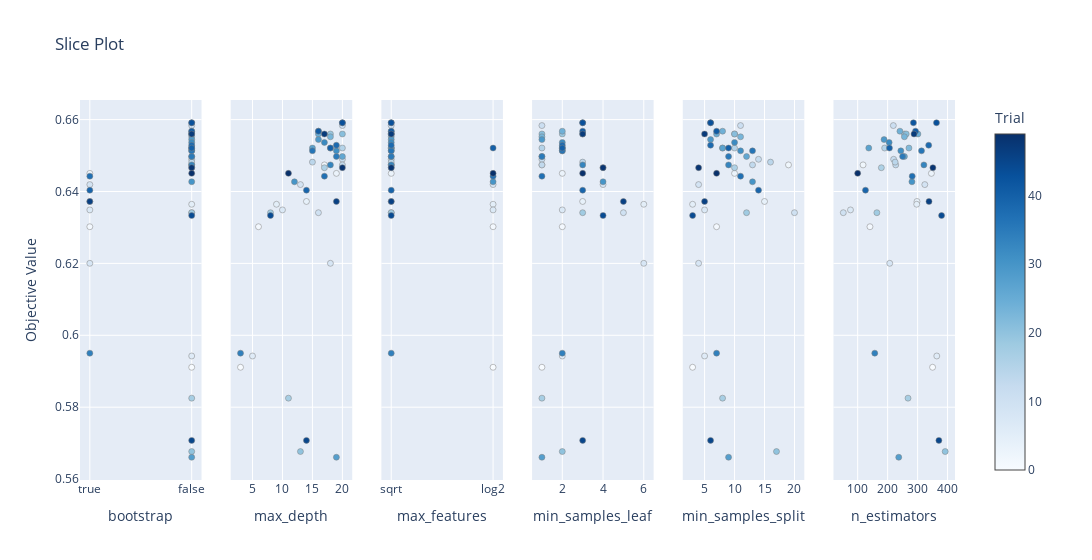

Notebook cell for this chart:
### Code cell
# 3. Slice Plot
plot_slice(study).show()

### Figure 1 — Plotly figure (JSON) as saved in the notebook; plotly's stock layout.template omitted (floating-point values rounded to 4 significant figures)
{"data": [{"marker": {"color": [0, 1, 2, 3, 4, 5, 6, 7, 8, 9, 10, 11, 12, 13, 14, 15, 16, 17, 18, 19, 20, 21, 22, 23, 24, 25, 26, 27, 28, 29, 30, 31, 32, 33, 34, 35, 36, 37, 38, 39, 40, 41, 42, 43, 44, 45, 46, 47, 48, 49], "colorbar": {"title": {"text": "Trial"}, "x": 1, "xpad": 40}, "colorscale": [[0, "rgb(247,251,255)"], [0.125, "rgb(222,235,247)"], [0.25, "rgb(198,219,239)"], [0.375, "rgb(158,202,225)"], [0.5, "rgb(107,174,214)"], [0.625, "rgb(66,146,198)"], [0.75, "rgb(33,113,181)"], [0.875, "rgb(8,81,156)"], [1, "rgb(8,48,107)"]], "line": {"color": "Grey", "width": 0.5}, "showscale": true}, "mode": "markers", "name": "Feasible Trial", "showlegend": false, "type": "scatter", "x": [false, true, false, true, true, false, false, true, true, true, false, false, false, false, false, false, false, false, false, false, false, false, false, false, false, false, false, false, false, false, false, false, false, false, true, false, false, true, false, true, false, false, false, false, false, false, true, false, false, false], "xaxis": "x", "y": [0.5911, 0.6302, 0.6474, 0.645, 0.6372, 0.6365, 0.5942, 0.6349, 0.62, 0.6419, 0.6341, 0.6583, 0.649, 0.6474, 0.6482, 0.6521, 0.6466, 0.5825, 0.6341, 0.656, 0.5677, 0.656, 0.6521, 0.6552, 0.6568, 0.656, 0.6497, 0.6521, 0.5661, 0.6544, 0.6427, 0.6513, 0.6537, 0.6474, 0.595, 0.6497, 0.6513, 0.6443, 0.6529, 0.6404, 0.6521, 0.6568, 0.6591, 0.6591, 0.6333, 0.5708, 0.6372, 0.656, 0.6466, 0.6451], "yaxis": "y"}, {"marker": {"color": [0, 1, 2, 3, 4, 5, 6, 7, 8, 9, 10, 11, 12, 13, 14, 15, 16, 17, 18, 19, 20, 21, 22, 23, 24, 25, 26, 27, 28, 29, 30, 31, 32, 33, 34, 35, 36, 37, 38, 39, 40, 41, 42, 43, 44, 45, 46, 47, 48, 49], "colorbar": {"title": {"text": "Trial"}, "x": 1, "xpad": 40}, "colorscale": [[0, "rgb(247,251,255)"], [0.125, "rgb(222,235,247)"], [0.25, "rgb(198,219,239)"], [0.375, "rgb(158,202,225)"], [0.5, "rgb(107,174,214)"], [0.625, "rgb(66,146,198)"], [0.75, "rgb(33,113,181)"], [0.875, "rgb(8,81,156)"], [1, "rgb(8,48,107)"]], "line": {"color": "Grey", "width": 0.5}, "showscale": false}, "mode": "markers", "name": "Feasible Trial", "showlegend": false, "type": "scatter", "x": [3, 6, 17, 19, 14, 9, 5, 10, 18, 13, 16, 20, 20, 20, 15, 20, 17, 11, 8, 18, 13, 20, 18, 18, 16, 16, 20, 15, 19, 16, 12, 19, 17, 18, 3, 19, 15, 17, 19, 14, 18, 16, 20, 20, 8, 14, 19, 17, 20, 11], "xaxis": "x2", "y": [0.5911, 0.6302, 0.6474, 0.645, 0.6372, 0.6365, 0.5942, 0.6349, 0.62, 0.6419, 0.6341, 0.6583, 0.649, 0.6474, 0.6482, 0.6521, 0.6466, 0.5825, 0.6341, 0.656, 0.5677, 0.656, 0.6521, 0.6552, 0.6568, 0.656, 0.6497, 0.6521, 0.5661, 0.6544, 0.6427, 0.6513, 0.6537, 0.6474, 0.595, 0.6497, 0.6513, 0.6443, 0.6529, 0.6404, 0.6521, 0.6568, 0.6591, 0.6591, 0.6333, 0.5708, 0.6372, 0.656, 0.6466, 0.6451], "yaxis": "y2"}, {"marker": {"color": [0, 1, 2, 3, 4, 5, 6, 7, 8, 9, 10, 11, 12, 13, 14, 15, 16, 17, 18, 19, 20, 21, 22, 23, 24, 25, 26, 27, 28, 29, 30, 31, 32, 33, 34, 35, 36, 37, 38, 39, 40, 41, 42, 43, 44, 45, 46, 47, 48, 49], "colorbar": {"title": {"text": "Trial"}, "x": 1, "xpad": 40}, "colorscale": [[0, "rgb(247,251,255)"], [0.125, "rgb(222,235,247)"], [0.25, "rgb(198,219,239)"], [0.375, "rgb(158,202,225)"], [0.5, "rgb(107,174,214)"], [0.625, "rgb(66,146,198)"], [0.75, "rgb(33,113,181)"], [0.875, "rgb(8,81,156)"], [1, "rgb(8,48,107)"]], "line": {"color": "Grey", "width": 0.5}, "showscale": false}, "mode": "markers", "name": "Feasible Trial", "showlegend": false, "type": "scatter", "x": ["log2", "log2", "sqrt", "sqrt", "sqrt", "log2", null, "log2", null, "log2", "sqrt", "sqrt", "sqrt", "sqrt", "sqrt", "sqrt", "sqrt", null, "sqrt", "sqrt", null, "sqrt", "sqrt", "sqrt", "sqrt", "sqrt", "sqrt", "sqrt", null, "sqrt", "log2", "sqrt", "sqrt", "sqrt", "sqrt", "sqrt", "sqrt", "log2", "sqrt", "sqrt", "log2", "sqrt", "sqrt", "sqrt", "sqrt", null, "sqrt", "sqrt", "sqrt", "log2"], "xaxis": "x3", "y": [0.5911, 0.6302, 0.6474, 0.645, 0.6372, 0.6365, 0.5942, 0.6349, 0.62, 0.6419, 0.6341, 0.6583, 0.649, 0.6474, 0.6482, 0.6521, 0.6466, 0.5825, 0.6341, 0.656, 0.5677, 0.656, 0.6521, 0.6552, 0.6568, 0.656, 0.6497, 0.6521, 0.5661, 0.6544, 0.6427, 0.6513, 0.6537, 0.6474, 0.595, 0.6497, 0.6513, 0.6443, 0.6529, 0.6404, 0.6521, 0.6568, 0.6591, 0.6591, 0.6333, 0.5708, 0.6372, 0.656, 0.6466, 0.6451], "yaxis": "y3"}, {"marker": {"color": [0, 1, 2, 3, 4, 5, 6, 7, 8, 9, 10, 11, 12, 13, 14, 15, 16, 17, 18, 19, 20, 21, 22, 23, 24, 25, 26, 27, 28, 29, 30, 31, 32, 33, 34, 35, 36, 37, 38, 39, 40, 41, 42, 43, 44, 45, 46, 47, 48, 49], "colorbar": {"title": {"text": "Trial"}, "x": 1, "xpad": 40}, "colorscale": [[0, "rgb(247,251,255)"], [0.125, "rgb(222,235,247)"], [0.25, "rgb(198,219,239)"], [0.375, "rgb(158,202,225)"], [0.5, "rgb(107,174,214)"], [0.625, "rgb(66,146,198)"], [0.75, "rgb(33,113,181)"], [0.875, "rgb(8,81,156)"], [1, "rgb(8,48,107)"]], "line": {"color": "Grey", "width": 0.5}, "showscale": false}, "mode": "markers", "name": "Feasible Trial", "showlegend": false, "type": "scatter", "x": [1, 2, 1, 2, 3, 6, 2, 2, 6, 4, 5, 1, 1, 1, 3, 1, 4, 1, 3, 2, 2, 1, 2, 1, 2, 3, 1, 2, 1, 1, 4, 2, 2, 3, 2, 1, 2, 1, 2, 3, 2, 3, 3, 3, 4, 3, 5, 3, 4, 3], "xaxis": "x4", "y": [0.5911, 0.6302, 0.6474, 0.645, 0.6372, 0.6365, 0.5942, 0.6349, 0.62, 0.6419, 0.6341, 0.6583, 0.649, 0.6474, 0.6482, 0.6521, 0.6466, 0.5825, 0.6341, 0.656, 0.5677, 0.656, 0.6521, 0.6552, 0.6568, 0.656, 0.6497, 0.6521, 0.5661, 0.6544, 0.6427, 0.6513, 0.6537, 0.6474, 0.595, 0.6497, 0.6513, 0.6443, 0.6529, 0.6404, 0.6521, 0.6568, 0.6591, 0.6591, 0.6333, 0.5708, 0.6372, 0.656, 0.6466, 0.6451], "yaxis": "y4"}, {"marker": {"color": [0, 1, 2, 3, 4, 5, 6, 7, 8, 9, 10, 11, 12, 13, 14, 15, 16, 17, 18, 19, 20, 21, 22, 23, 24, 25, 26, 27, 28, 29, 30, 31, 32, 33, 34, 35, 36, 37, 38, 39, 40, 41, 42, 43, 44, 45, 46, 47, 48, 49], "colorbar": {"title": {"text": "Trial"}, "x": 1, "xpad": 40}, "colorscale": [[0, "rgb(247,251,255)"], [0.125, "rgb(222,235,247)"], [0.25, "rgb(198,219,239)"], [0.375, "rgb(158,202,225)"], [0.5, "rgb(107,174,214)"], [0.625, "rgb(66,146,198)"], [0.75, "rgb(33,113,181)"], [0.875, "rgb(8,81,156)"], [1, "rgb(8,48,107)"]], "line": {"color": "Grey", "width": 0.5}, "showscale": false}, "mode": "markers", "name": "Feasible Trial", "showlegend": false, "type": "scatter", "x": [3, 7, 19, 10, 15, 3, 5, 5, 4, 4, 20, 11, 14, 13, 16, 10, 10, 8, 12, 10, 17, 10, 8, 11, 8, 7, 12, 8, 9, 6, 13, 11, 10, 9, 7, 9, 13, 11, 6, 14, 9, 7, 6, 6, 3, 6, 5, 5, 4, 7], "xaxis": "x5", "y": [0.5911, 0.6302, 0.6474, 0.645, 0.6372, 0.6365, 0.5942, 0.6349, 0.62, 0.6419, 0.6341, 0.6583, 0.649, 0.6474, 0.6482, 0.6521, 0.6466, 0.5825, 0.6341, 0.656, 0.5677, 0.656, 0.6521, 0.6552, 0.6568, 0.656, 0.6497, 0.6521, 0.5661, 0.6544, 0.6427, 0.6513, 0.6537, 0.6474, 0.595, 0.6497, 0.6513, 0.6443, 0.6529, 0.6404, 0.6521, 0.6568, 0.6591, 0.6591, 0.6333, 0.5708, 0.6372, 0.656, 0.6466, 0.6451], "yaxis": "y5"}, {"marker": {"color": [0, 1, 2, 3, 4, 5, 6, 7, 8, 9, 10, 11, 12, 13, 14, 15, 16, 17, 18, 19, 20, 21, 22, 23, 24, 25, 26, 27, 28, 29, 30, 31, 32, 33, 34, 35, 36, 37, 38, 39, 40, 41, 42, 43, 44, 45, 46, 47, 48, 49], "colorbar": {"title": {"text": "Trial"}, "x": 1, "xpad": 40}, "colorscale": [[0, "rgb(247,251,255)"], [0.125, "rgb(222,235,247)"], [0.25, "rgb(198,219,239)"], [0.375, "rgb(158,202,225)"], [0.5, "rgb(107,174,214)"], [0.625, "rgb(66,146,198)"], [0.75, "rgb(33,113,181)"], [0.875, "rgb(8,81,156)"], [1, "rgb(8,48,107)"]], "line": {"color": "Grey", "width": 0.5}, "showscale": false}, "mode": "markers", "name": "Feasible Trial", "showlegend": false, "type": "scatter", "x": [350, 141, 118, 346, 298, 297, 364, 76, 207, 324, 52, 219, 220, 227, 225, 190, 179, 268, 164, 256, 392, 262, 271, 256, 241, 301, 256, 137, 237, 188, 281, 244, 205, 321, 157, 250, 313, 282, 337, 126, 206, 293, 286, 363, 380, 371, 338, 288, 351, 100], "xaxis": "x6", "y": [0.5911, 0.6302, 0.6474, 0.645, 0.6372, 0.6365, 0.5942, 0.6349, 0.62, 0.6419, 0.6341, 0.6583, 0.649, 0.6474, 0.6482, 0.6521, 0.6466, 0.5825, 0.6341, 0.656, 0.5677, 0.656, 0.6521, 0.6552, 0.6568, 0.656, 0.6497, 0.6521, 0.5661, 0.6544, 0.6427, 0.6513, 0.6537, 0.6474, 0.595, 0.6497, 0.6513, 0.6443, 0.6529, 0.6404, 0.6521, 0.6568, 0.6591, 0.6591, 0.6333, 0.5708, 0.6372, 0.656, 0.6466, 0.6451], "yaxis": "y6"}], "layout": {"title": {"text": "Slice Plot"}, "width": 1800, "xaxis": {"anchor": "y", "categoryarray": [true, false], "categoryorder": "array", "domain": [0, 0.1389], "title": {"text": "bootstrap"}, "type": "category"}, "xaxis2": {"anchor": "y2", "domain": [0.1722, 0.3111], "title": {"text": "max_depth"}}, "xaxis3": {"anchor": "y3", "categoryarray": ["sqrt", "log2", null], "categoryorder": "array", "domain": [0.3444, 0.4833], "title": {"text": "max_features"}, "type": "category"}, "xaxis4": {"anchor": "y4", "domain": [0.5167, 0.6556], "title": {"text": "min_samples_leaf"}}, "xaxis5": {"anchor": "y5", "domain": [0.6889, 0.8278], "title": {"text": "min_samples_split"}}, "xaxis6": {"anchor": "y6", "domain": [0.8611, 1], "title": {"text": "n_estimators"}}, "yaxis": {"anchor": "x", "domain": [0, 1], "title": {"text": "Objective Value"}}, "yaxis2": {"anchor": "x2", "domain": [0, 1], "matches": "y", "showticklabels": false}, "yaxis3": {"anchor": "x3", "domain": [0, 1], "matches": "y", "showticklabels": false}, "yaxis4": {"anchor": "x4", "domain": [0, 1], "matches": "y", "showticklabels": false}, "yaxis5": {"anchor": "x5", "domain": [0, 1], "matches": "y", "showticklabels": false}, "yaxis6": {"anchor": "x6", "domain": [0, 1], "matches": "y", "showticklabels": false}}}
